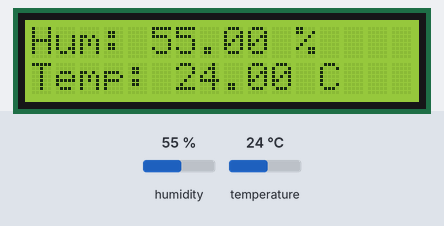
Recording of a sketch running on a simulated ESP8266 (NodeMCU). Parts: 16×2 character LCD. The test bench sets the inputs (shaded band); at power-on: humidity 55 %, temperature 24 °C. What the sketch prints to the serial monitor is not drawn.

Above: at 1.2 s.
1.3 s: humidity set to 22 %
At 3.3 s:
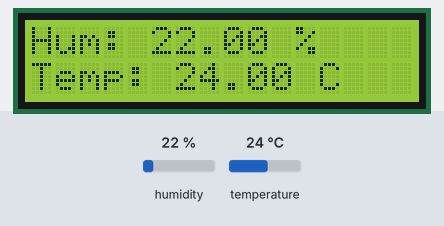
4.1 s: temperature set to 12 °C
At 5.1 s:
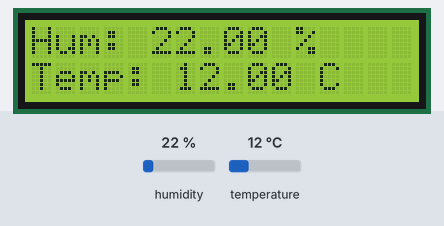
6.9 s: humidity set to 40 %
At 9.5 s:
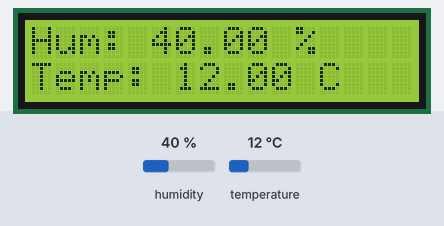
9.8 s: temperature set to 19 °C
At 11.6 s:
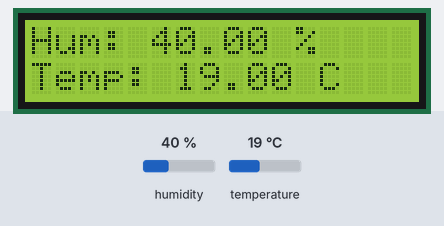
Timing chart, 0 to 13.1 s (numbered marks = the images above; inputs shaded):
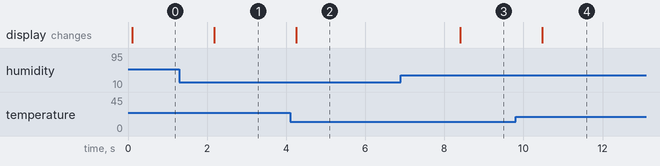

The sketch:

thermoLCD.ino
```cpp
#include <Adafruit_Sensor.h>
#include <DHT.h>
#include <Wire.h>
#include <LiquidCrystal_I2C.h>

LiquidCrystal_I2C lcd(0x3f, 16, 2);

float temperature;
float humidity;
DHT dht14(D4,DHT11);

void setup()
{
  temperature = 0;
  humidity = 0;
  Serial.begin(9600);
  dht14.begin();
  lcd.begin();
}

void loop()
{
  humidity = dht14.readHumidity();
  temperature = dht14.readTemperature();
  Serial.print("Temperature :");
  Serial.print(temperature);
  Serial.print("  Humidity: ");
  Serial.println(humidity);

  lcd.setCursor(0, 0);
  lcd.print("Hum: " + String(humidity) + " %");
  lcd.setCursor(0, 1); // Change to the second line.
  lcd.print("Temp: " + String(temperature) + " C");

  delay(1000);
}
```

Measured:
- after the input at 1.3 s, the display: changes after 0.88 s (image 1)
- after the input at 4.1 s, the display: changes after 0.16 s (image 2)
- after the input at 6.9 s, the display: changes after 1.5 s (image 3)
- after the input at 9.8 s, the display: changes after 0.67 s (image 4)
